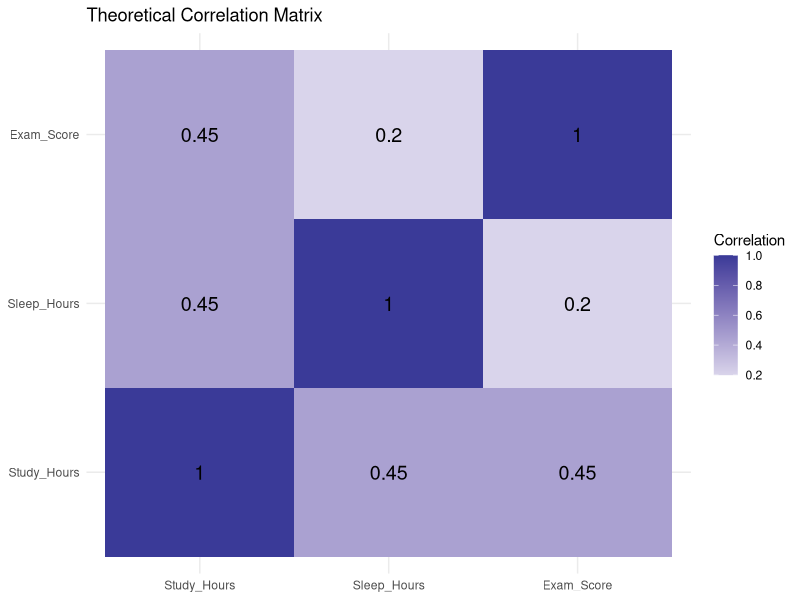
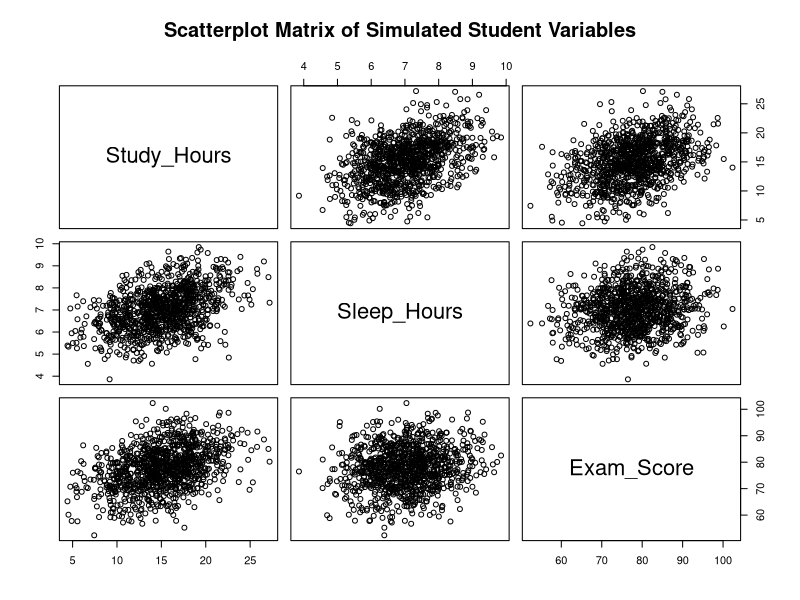
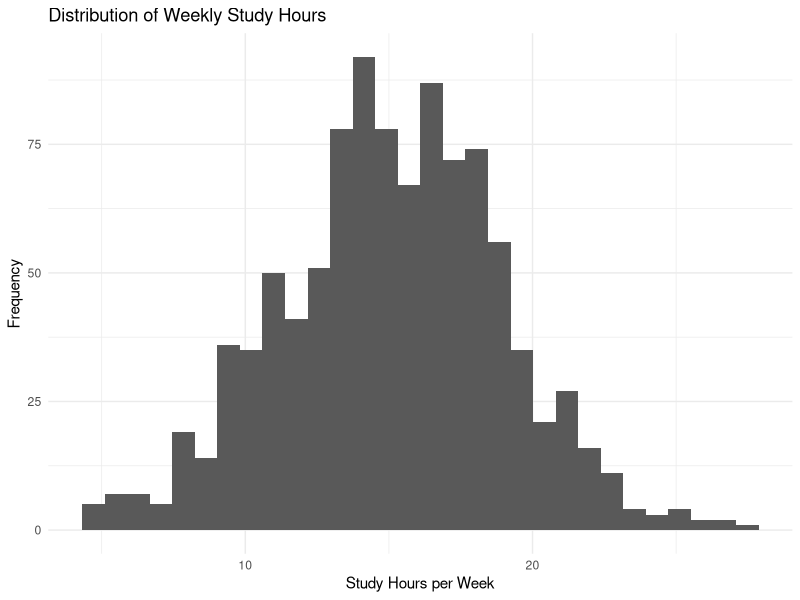
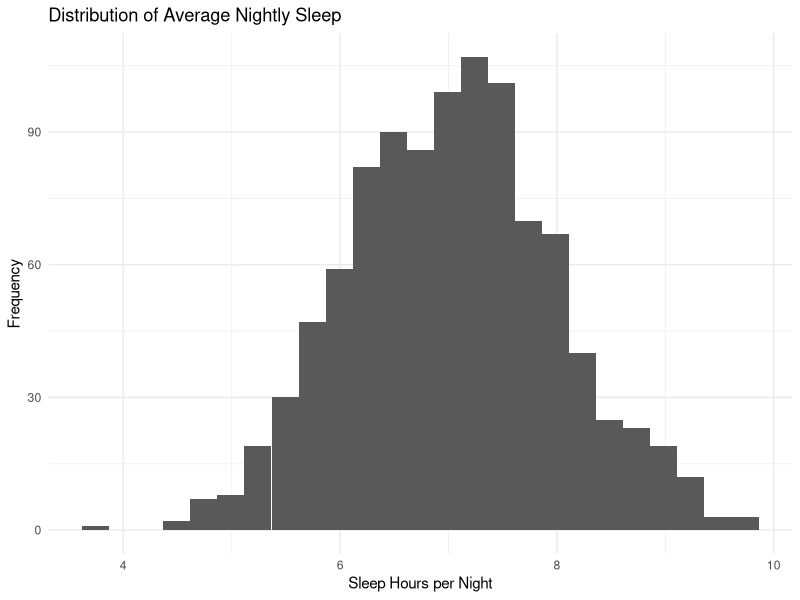
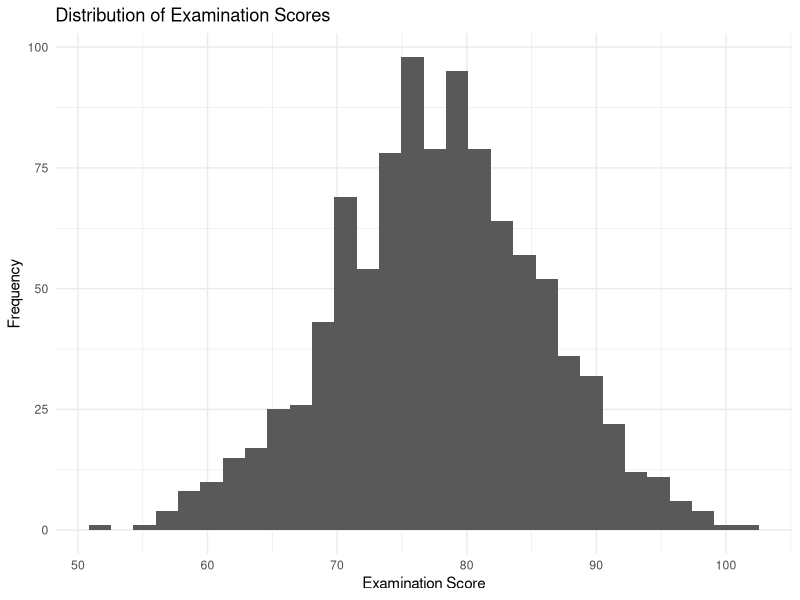
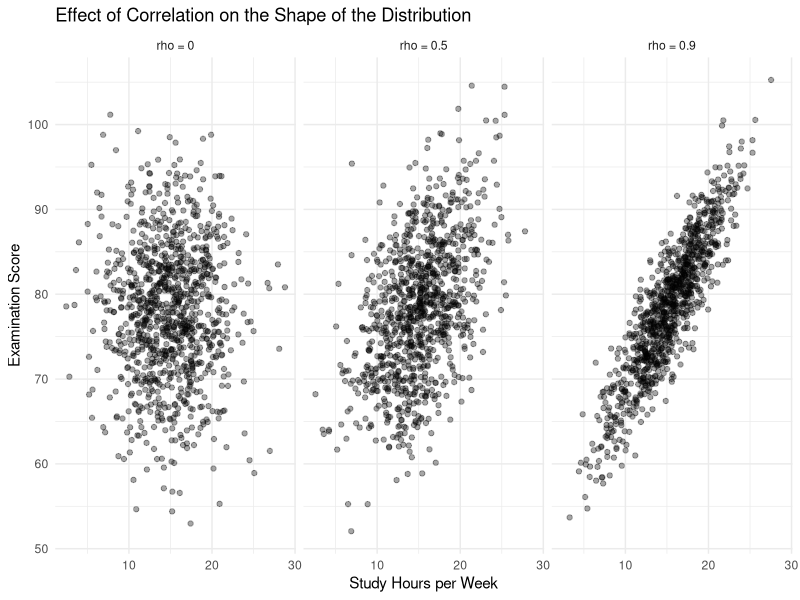
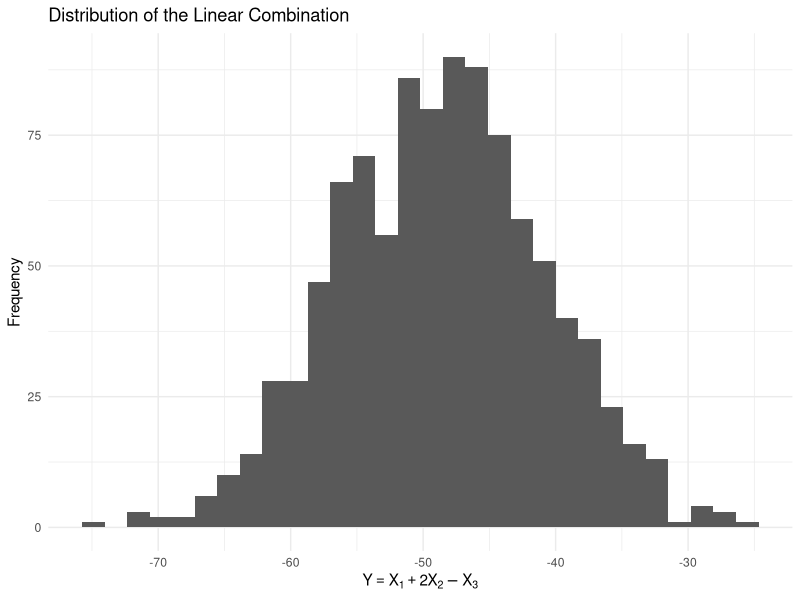
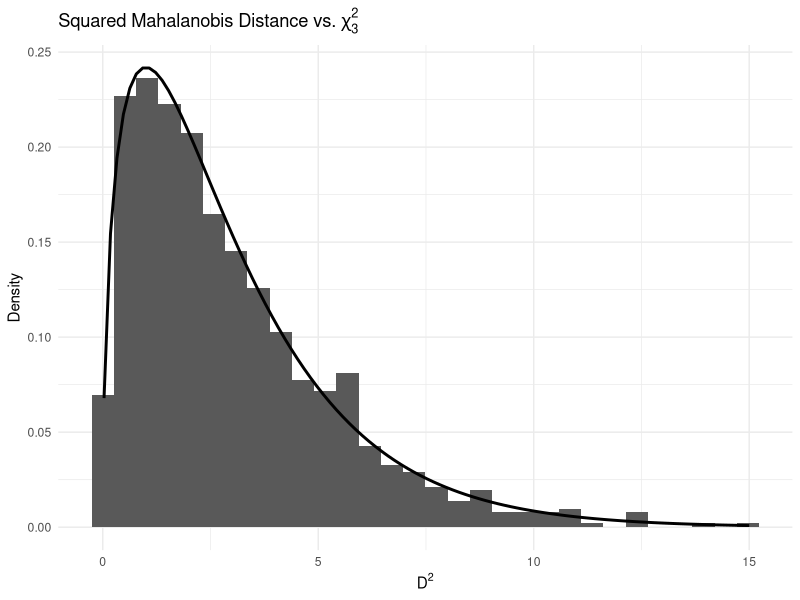

Here is the R script that generated these plots, in order:
## ---- chunk 1
library(tidyverse)
library(MASS)
library(knitr)

knitr::opts_chunk$set(
  echo = TRUE,
  warning = FALSE,
  message = FALSE,
  fig.width = 8,
  fig.height = 5
)

set.seed(123)
## ---- chunk 2
mu <- c(
  Study_Hours = 15,
  Sleep_Hours = 7,
  Exam_Score = 78
)

mu
## ---- chunk 3
Sigma <- matrix(
  c(
    16, 1.8, 14.4,
    1.8, 1, 1.6,
    14.4, 1.6, 64
  ),
  nrow = 3,
  byrow = TRUE
)

rownames(Sigma) <- names(mu)
colnames(Sigma) <- names(mu)

Sigma
## ---- chunk 4
is_symmetric <- isSymmetric(Sigma)

is_symmetric
## ---- chunk 5
eigen_values <- eigen(Sigma)$values

eigen_values
## ---- chunk 6
is_positive_definite <- all(eigen_values > 0)

is_positive_definite
## ---- chunk 7
cor_matrix <- cov2cor(Sigma)

round(cor_matrix, 3)
## ---- chunk 8
correlation_plot_data <- as.data.frame(as.table(cor_matrix))

names(correlation_plot_data) <- c(
  "Variable_1",
  "Variable_2",
  "Correlation"
)

ggplot(
  correlation_plot_data,
  aes(
    x = Variable_1,
    y = Variable_2,
    fill = Correlation
  )
) +
  geom_tile() +
  geom_text(
    aes(label = round(Correlation, 2)),
    size = 5
  ) +
  scale_fill_gradient2(
    midpoint = 0
  ) +
  labs(
    title = "Theoretical Correlation Matrix",
    x = NULL,
    y = NULL,
    fill = "Correlation"
  ) +
  theme_minimal()
## ---- chunk 9
n <- 1000

sim_data <- MASS::mvrnorm(
  n = n,
  mu = mu,
  Sigma = Sigma
) %>%
  as.data.frame()

names(sim_data) <- names(mu)

head(sim_data)
## ---- chunk 10
dim(sim_data)
## ---- chunk 11
sim_means <- colMeans(sim_data)
sim_variances <- sapply(sim_data, var)

descriptive_comparison <- tibble(
  Variable = names(mu),
  Theoretical_Mean = as.numeric(mu),
  Simulated_Mean = as.numeric(sim_means),
  Theoretical_Variance = diag(Sigma),
  Simulated_Variance = as.numeric(sim_variances)
) %>%
  mutate(
    Mean_Difference =
      Simulated_Mean - Theoretical_Mean,
    Variance_Difference =
      Simulated_Variance - Theoretical_Variance
  )

descriptive_comparison %>%
  kable(
    digits = 3,
    caption = "Comparison of Theoretical and Simulated Means and Variances"
  )
## ---- chunk 12
sim_cov <- cov(sim_data)

covariance_comparison <- tibble(
  Variable_1 = rep(rownames(Sigma), each = 3),
  Variable_2 = rep(colnames(Sigma), times = 3),
  Theoretical_Covariance = as.vector(Sigma),
  Simulated_Covariance = as.vector(sim_cov)
) %>%
  mutate(
    Difference =
      Simulated_Covariance - Theoretical_Covariance
  )

covariance_comparison %>%
  kable(
    digits = 3,
    caption = "Comparison of Theoretical and Simulated Covariances"
  )
## ---- chunk 13
sim_cor <- cor(sim_data)

correlation_comparison <- tibble(
  Variable_1 = rep(rownames(cor_matrix), each = 3),
  Variable_2 = rep(colnames(cor_matrix), times = 3),
  Theoretical_Correlation = as.vector(cor_matrix),
  Simulated_Correlation = as.vector(sim_cor)
) %>%
  mutate(
    Difference =
      Simulated_Correlation - Theoretical_Correlation
  )

correlation_comparison %>%
  kable(
    digits = 3,
    caption = "Comparison of Theoretical and Simulated Correlations"
  )
## ---- chunk 14
pairs(
  sim_data,
  main = "Scatterplot Matrix of Simulated Student Variables"
)
## ---- chunk 15
ggplot(sim_data, aes(x = Study_Hours)) +
  geom_histogram(
    bins = 30
  ) +
  labs(
    title = "Distribution of Weekly Study Hours",
    x = "Study Hours per Week",
    y = "Frequency"
  ) +
  theme_minimal()
## ---- chunk 16
ggplot(sim_data, aes(x = Sleep_Hours)) +
  geom_histogram(
    bins = 25
  ) +
  labs(
    title = "Distribution of Average Nightly Sleep",
    x = "Sleep Hours per Night",
    y = "Frequency"
  ) +
  theme_minimal()
## ---- chunk 17
ggplot(sim_data, aes(x = Exam_Score)) +
  geom_histogram(
    bins = 30
  ) +
  labs(
    title = "Distribution of Examination Scores",
    x = "Examination Score",
    y = "Frequency"
  ) +
  theme_minimal()
## ---- chunk 18
correlation_levels <- c(0, 0.50, 0.90)

correlation_simulations <- lapply(
  correlation_levels,
  function(rho) {
    
    correlation_matrix <- matrix(
      rho,
      nrow = 3,
      ncol = 3
    )
    
    diag(correlation_matrix) <- 1
    
    covariance_matrix <- diag(sqrt(diag(Sigma))) %*%
      correlation_matrix %*%
      diag(sqrt(diag(Sigma)))
    
    simulated <- MASS::mvrnorm(
      n = 1000,
      mu = mu,
      Sigma = covariance_matrix
    ) %>%
      as.data.frame()
    
    names(simulated) <- names(mu)
    simulated$Correlation_Level <- rho
    
    simulated
  }
)

correlation_data <- bind_rows(correlation_simulations)
## ---- chunk 19
correlation_summary <- correlation_data %>%
  group_by(Correlation_Level) %>%
  summarise(
    Study_Sleep =
      cor(Study_Hours, Sleep_Hours),
    Study_Exam =
      cor(Study_Hours, Exam_Score),
    Sleep_Exam =
      cor(Sleep_Hours, Exam_Score)
  )

correlation_summary %>%
  kable(
    digits = 3,
    caption = "Simulated Correlations Under Different Correlation Settings"
  )
## ---- chunk 20
ggplot(
  correlation_data,
  aes(
    x = Study_Hours,
    y = Exam_Score
  )
) +
  geom_point(
    alpha = 0.35
  ) +
  facet_wrap(
    ~ Correlation_Level,
    labeller = labeller(
      Correlation_Level =
        function(x) paste0("rho = ", x)
    )
  ) +
  labs(
    title = "Effect of Correlation on the Shape of the Distribution",
    x = "Study Hours per Week",
    y = "Examination Score"
  ) +
  theme_minimal()
## ---- chunk 21
a <- c(
  1,
  2,
  -1
)

a
## ---- chunk 22
theoretical_mean_Y <- as.numeric(
  t(a) %*% mu
)

theoretical_mean_Y
## ---- chunk 23
theoretical_variance_Y <- as.numeric(
  t(a) %*% Sigma %*% a
)

theoretical_variance_Y
## ---- chunk 24
Y <- as.numeric(
  as.matrix(sim_data) %*% a
)

head(Y)
## ---- chunk 25
simulated_mean_Y <- mean(Y)
simulated_variance_Y <- var(Y)

linear_combination_comparison <- tibble(
  Quantity = c(
    "Mean",
    "Variance"
  ),
  Theoretical = c(
    theoretical_mean_Y,
    theoretical_variance_Y
  ),
  Simulated = c(
    simulated_mean_Y,
    simulated_variance_Y
  )
)

linear_combination_comparison %>%
  kable(
    digits = 3,
    caption = "Theoretical and Simulated Linear Combination Results"
  )
## ---- chunk 26
ggplot(
  tibble(Y = Y),
  aes(x = Y)
) +
  geom_histogram(
    bins = 30
  ) +
  labs(
    title = "Distribution of the Linear Combination",
    x = expression(Y == X[1] + 2*X[2] - X[3]),
    y = "Frequency"
  ) +
  theme_minimal()
## ---- chunk 27
Sigma_inverse <- solve(Sigma)

centered_data <- sweep(
  as.matrix(sim_data),
  2,
  mu,
  FUN = "-"
)

mahalanobis_squared <- rowSums(
  (centered_data %*% Sigma_inverse) *
    centered_data
)

head(mahalanobis_squared)
## ---- chunk 28
mahalanobis_summary <- tibble(
  Mean = mean(mahalanobis_squared),
  Variance = var(mahalanobis_squared),
  Minimum = min(mahalanobis_squared),
  Median = median(mahalanobis_squared),
  Maximum = max(mahalanobis_squared)
)

mahalanobis_summary %>%
  kable(
    digits = 3,
    caption = "Summary of Squared Mahalanobis Distances"
  )
## ---- chunk 29
ggplot(
  tibble(D2 = mahalanobis_squared),
  aes(x = D2)
) +
  geom_histogram(
    aes(y = after_stat(density)),
    bins = 30
  ) +
  stat_function(
    fun = dchisq,
    args = list(df = 3),
    linewidth = 1
  ) +
  labs(
    title = expression(
      "Squared Mahalanobis Distance vs. " * chi[3]^2
    ),
    x = expression(D^2),
    y = "Density"
  ) +
  theme_minimal()
## ---- chunk 30
chi_square_cutoff <- qchisq(
  0.90,
  df = 3
)

chi_square_cutoff
## ---- chunk 31
proportion_inside_90 <- mean(
  mahalanobis_squared <= chi_square_cutoff
)

proportion_inside_90
## ---- chunk 32
probability_region <- tibble(
  Theoretical_Probability = 0.90,
  Chi_Square_Cutoff = chi_square_cutoff,
  Simulated_Proportion = proportion_inside_90,
  Difference =
    proportion_inside_90 - 0.90
)

probability_region %>%
  kable(
    digits = 3,
    caption = "90% Mahalanobis Probability Region"
  )
## ---- chunk 33
x1_value <- 15

conditional_mean <- mu["Exam_Score"] +
  (
    Sigma["Exam_Score", "Study_Hours"] /
      Sigma["Study_Hours", "Study_Hours"]
  ) *
  (
    x1_value - mu["Study_Hours"]
  )

conditional_mean
## ---- chunk 34
conditional_variance <- Sigma["Exam_Score", "Exam_Score"] -
  (
    Sigma["Exam_Score", "Study_Hours"]^2 /
      Sigma["Study_Hours", "Study_Hours"]
  )

conditional_sd <- sqrt(conditional_variance)

conditional_variance
conditional_sd
## ---- chunk 35
conditional_theory <- tibble(
  Quantity = c(
    "Conditional Mean",
    "Conditional Variance",
    "Conditional Standard Deviation"
  ),
  Value = c(
    conditional_mean,
    conditional_variance,
    conditional_sd
  )
)

conditional_theory %>%
  kable(
    digits = 3,
    caption = "Theoretical Conditional Distribution"
  )
## ---- chunk 36
conditional_sample <- sim_data %>%
  filter(
    Study_Hours >= 14.75,
    Study_Hours <= 15.25
  )

nrow(conditional_sample)
## ---- chunk 37
conditional_simulated <- conditional_sample %>%
  summarise(
    Simulated_Mean = mean(Exam_Score),
    Simulated_Variance = var(Exam_Score)
  )

conditional_comparison <- tibble(
  Quantity = c(
    "Mean",
    "Variance"
  ),
  Theoretical = c(
    conditional_mean,
    conditional_variance
  ),
  Simulated = c(
    conditional_simulated$Simulated_Mean,
    conditional_simulated$Simulated_Variance
  )
)

conditional_comparison %>%
  kable(
    digits = 3,
    caption = "Theoretical and Simulated Conditional Results"
  )
## ---- chunk 38
ggplot(
  conditional_sample,
  aes(x = Exam_Score)
) +
  geom_histogram(
    aes(y = after_stat(density)),
    bins = 20
  ) +
  stat_function(
    fun = dnorm,
    args = list(
      mean = conditional_mean,
      sd = conditional_sd
    ),
    linewidth = 1
  ) +
  labs(
    title = "Conditional Distribution of Examination Score",
    subtitle = "Students with approximately 15 weekly study hours",
    x = "Examination Score",
    y = "Density"
  ) +
  theme_minimal()
